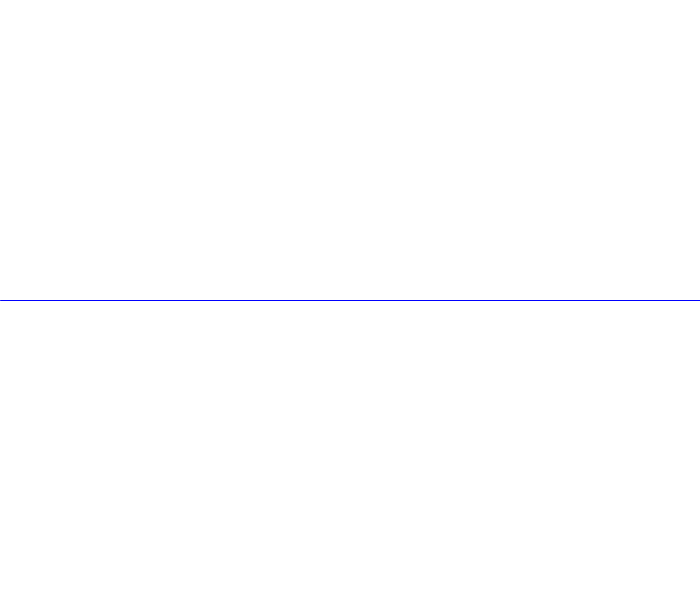
Frame 1 (no input)
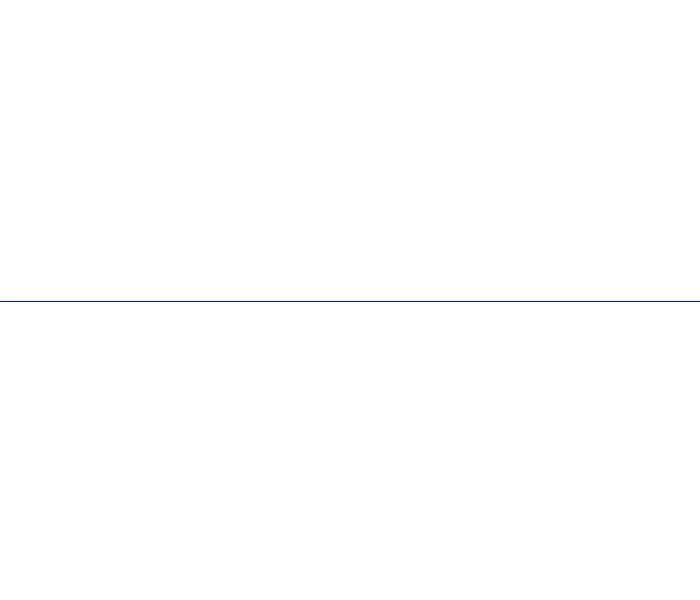
Frame 2 (the mouse pressed at the canvas centre, redrawn once)

The Processing sketch that drew these frames (run headless with seeded random() and noise(); the mouse was pressed at the canvas centre and the sketch redrawn once):

// Processing sketch: mouse
// ── mouse.pde
float y;
boolean loop = true;

void setup() { 
  size(700, 600);
  background(255);
  stroke(0, 0, 255);
  noLoop();
  y = height / 2;
}

void draw() {
  background(255);
  line(0, y, width, y);
  y = (y + 1)%height;
}

void mousePressed() {
  if (loop) {
    loop();
    loop = false;
  }
  else {
    noLoop();
    loop = true;
  }
}
